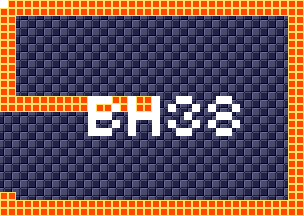

A 2D game scene composited from a Tiled map and its tileset images. What follows is a short description and the map's XML, with each tile layer's data collapsed to a summary:
An orthogonal 38x27 tile map with 8x8 px tiles, 4 tile layers (background, foreground, room numbers, Objects), 15 tilesets.

<map version="1.5" tiledversion="1.7.1" orientation="orthogonal" renderorder="right-down" width="38" height="27" tilewidth="8" tileheight="8" infinite="0" nextlayerid="11" nextobjectid="1">
 <tileset firstgid="1" source="tilesheets/tsKarniMata.tsx" />
 <tileset firstgid="1025" source="tilesheets/tsVoodooWasp.tsx" />
 <tileset firstgid="2049" source="tilesheets/tsBurial.tsx" />
 <tileset firstgid="3073" source="tilesheets/tsBlueTemple.tsx" />
 <tileset firstgid="4097" source="tilesheets/tsGoddess.tsx" />
 <tileset firstgid="5121" source="tilesheets/tsKonark.tsx" />
 <tileset firstgid="6145" name="sEnemies" tilewidth="8" tileheight="8" tilecount="1024" columns="32">
  <image source="../grapx/tilesheets/sObjects.bmp" trans="ff94ff" width="256" height="256" />
 </tileset>
 <tileset firstgid="7169" source="tilesheets/tsIceTemple.tsx" />
 <tileset firstgid="8193" source="tilesheets/tsLavaArea.tsx" />
 <tileset firstgid="9217" source="tilesheets/tsBossArea.tsx" />
 <tileset firstgid="10241" source="tilesheets/tsPegu.tsx" />
 <tileset firstgid="11265" source="tilesheets/sTiwanakuTemple.tsx" />
 <tileset firstgid="12289" source="tilesheets/sIndraTemple.tsx" />
 <tileset firstgid="13313" source="tilesheets/sTeleport.tsx" />
 <tileset firstgid="14337" source="tilesheets/sObjects.tsx" />
 <layer id="2" name="background" width="38" height="27">
  <data>[1026 cells, 1026 non-empty, 2 distinct tile ids]</data>
 </layer>
 <layer id="1" name="foreground" width="38" height="27">
  <data>[1026 cells, 260 non-empty, 1 distinct tile ids]</data>
 </layer>
 <layer id="7" name="room numbers" width="38" height="27">
  <data>[1026 cells, 45 non-empty, 1 distinct tile ids]</data>
 </layer>
 <layer id="10" name="Objects" width="38" height="27">
  <data>[1026 cells, 0 non-empty, 0 distinct tile ids]</data>
 </layer>
</map>
